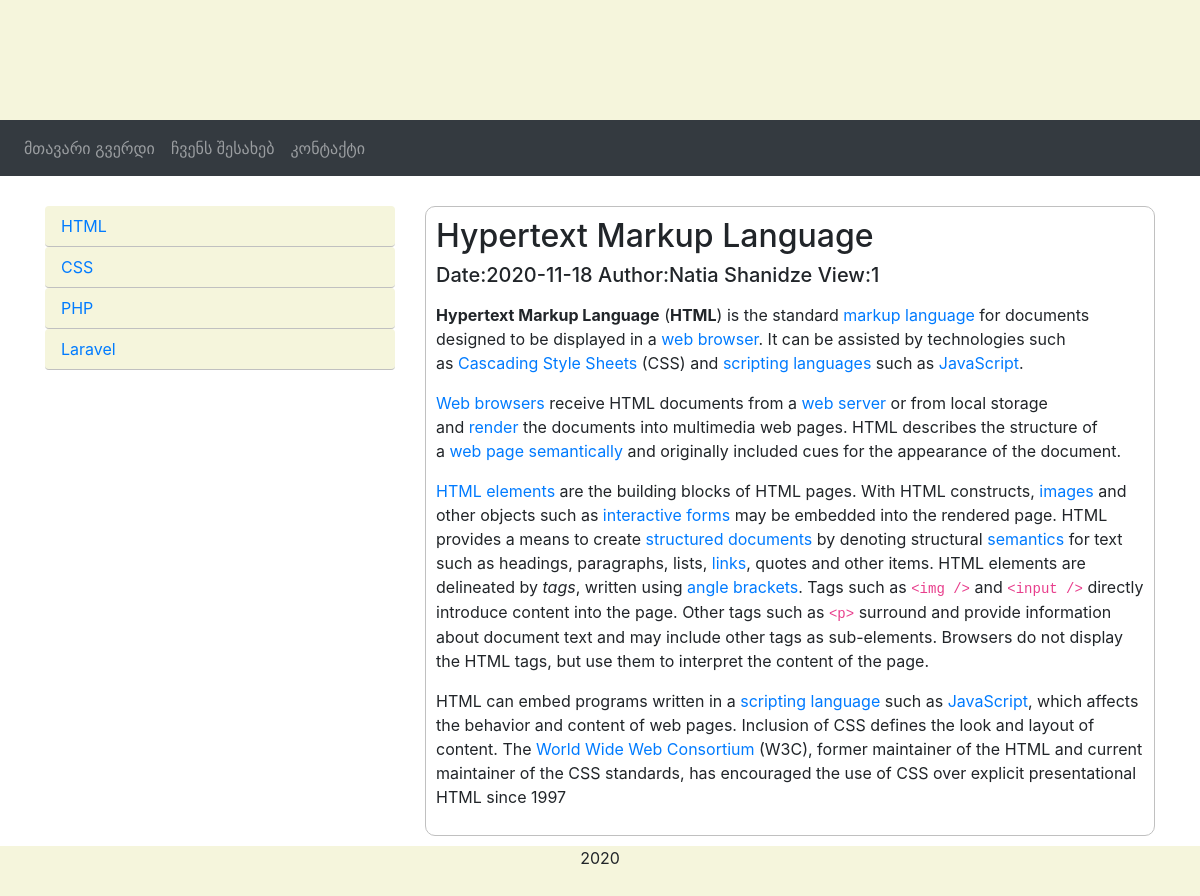
Page /blog/index.php?article=1 on the committed database.
### tables this page shows
CREATE TABLE `categories` (
  `id` int(6) UNSIGNED NOT NULL,
  `title` varchar(200) NOT NULL,
  `author_id` int(6) UNSIGNED DEFAULT NULL,
  `created_at` timestamp NOT NULL DEFAULT current_timestamp() ON UPDATE current_timestamp()
);

CREATE TABLE `articles` (
  `id` int(6) UNSIGNED NOT NULL,
  `title` varchar(200) NOT NULL,
  `text` text NOT NULL,
  `add_date` date DEFAULT NULL,
  `author_id` int(6) UNSIGNED DEFAULT NULL,
  `view` int(6) DEFAULT NULL,
  `created_at` timestamp NOT NULL DEFAULT current_timestamp() ON UPDATE current_timestamp()
);

CREATE TABLE `users` (
  `id` int(6) UNSIGNED NOT NULL,
  `email` varchar(50) NOT NULL,
  `password` varchar(100) NOT NULL,
  `firstname` varchar(30) DEFAULT NULL,
  `lastname` varchar(30) DEFAULT NULL,
  `birthday` date DEFAULT NULL,
  `ranking` float(2,2) DEFAULT NULL,
  `rule_id` int(6) UNSIGNED DEFAULT NULL,
  `created_at` timestamp NOT NULL DEFAULT current_timestamp() ON UPDATE current_timestamp()
);

### blog/blocks/leftnav.php (the view)
<?php
    $stmt = $pdo->prepare("SELECT id, title FROM categories ORDER BY id");
    $stmt->execute();
    $stmt->setFetchMode(PDO::FETCH_ASSOC);
    $rows = $stmt->fetchAll();
?>
<div class="col-sm-4">
    <ul class="nav nav-pills flex-column nav-left">
        <?php
            foreach ($rows as $row){
        ?>
        <li class="nav-item">
            <a class="nav-link" href="?cat=<?=$row['id']?>"><?=$row['title']?></a>
        </li>
        <?php } ?>
    </ul>
</div>

### blog/blocks/content.php (shortened to what this page needs)
<?php
    if(isset($_GET['cat'])){
        $cat = $_GET['cat'];
        $stmt = $pdo->prepare("SELECT articles.id, articles.title, articles.text, articles.add_date, articles.view,
                                      users.firstname, users.lastname FROM articles
                                INNER JOIN categoriestoarticles ON categoriestoarticles.article_id = articles.id
                                INNER JOIN users ON users.id = articles.author_id
                                WHERE categoriestoarticles.category_id=$cat ORDER BY articles.add_date DESC");
    }else if(isset($_GET['article'])){
        $article = $_GET['article'];
        $stmt = $pdo->prepare("UPDATE articles SET view = view + 1 WHERE id=$article");
        $stmt->execute();
        $stmt = $pdo->prepare("SELECT articles.id, articles.title, articles.text, articles.add_date, articles.view,
                                      users.firstname, users.lastname FROM articles
                                INNER JOIN categoriestoarticles ON categoriestoarticles.article_id = articles.id
                                INNER JOIN users ON users.id = articles.author_id
                                WHERE articles.id=$article");
    }
    $stmt->execute();
    $stmt->setFetchMode(PDO::FETCH_ASSOC);
    $rows = $stmt->fetchAll();
?>
<div class="col-sm-8">
    <?php
     if(!isset($_GET['article'])){
        foreach ($rows as $row){
    ?>
        <div class="article">
            <h2><?=$row['title']?></h2>
            <h5>Date:<?=$row['add_date']?> Author:<?=$row['firstname']?> <?=$row['lastname']?>  View:<?=$row['view']?> </h5>
            <p><?=Strip_tags(substr($row['text'], 0, 900))?> ...</p>
            <p><a href="?article=<?=$row['id']?>">სრულად ნახვა</a></p>
        </div>
    <?php } } else { ?>
         <div class="article">
             <h2><?=$rows[0]['title']?></h2>
             <h5>Date:<?=$rows[0]['add_date']?> Author:<?=$rows[0]['firstname']?> <?=$rows[0]['lastname']?>  View:<?=$rows[0]['view']?> </h5>
             <p><?=$rows[0]['text']?></p>
         </div>
    <?php } ?>
</div>

### blog/sass/style.css (style rules this page uses)
.nav-left a { background-color: beige; border-bottom: solid silver 1px; }
.article { border: solid silver 1px; margin-bottom: 10px; padding: 10px; border-radius: 10px; }

### rows in the picture
categories: title "HTML"
categories: title "CSS"
categories: title "PHP"
categories: title "Laravel"
articles: title "Hypertext Markup Language", add_date "2020-11-18", author.firstname "Natia", author.lastname "Shanidze", view "1", text "Hypertext Markup Language ( HTML ) is the standard markup language for documents designed to be displayed in a web browser . It can be assisted by technologies such as Cascading Style Sheets (CSS) and scripting languages such as JavaScript . Web browsers receive HTML documents from a web server or from local storage and render the documents into multimedia web pages. HTML describes the structure of a web page semantically and originally included cues for the appearance of the document. HTML elements are the building blocks of HTML pages. With HTML constructs, images and other objects such as interactive forms may be embedded into the rendered page. HTML provides a means to create structured…"
